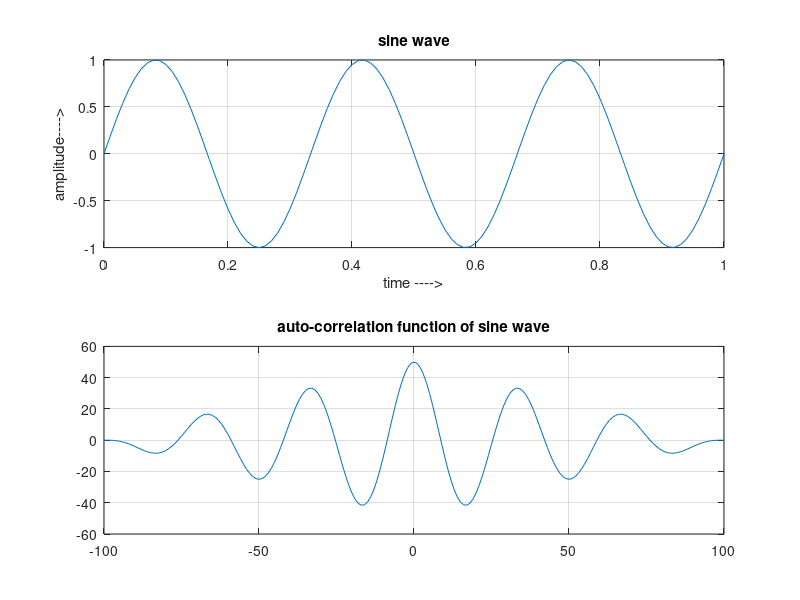
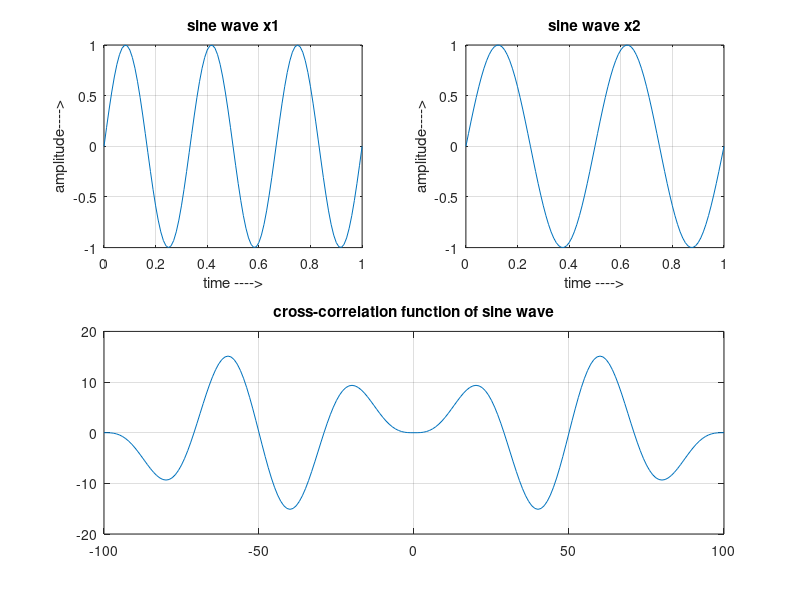

The MATLAB script that drew these images, in order:
clc; clear all; close all;
t=0:0.01:1;
f1=3;
x1=sin(2*pi*f1*t);
figure;
subplot(2,1,1);
plot(t,x1);
title('sine wave');
xlabel('time ---->');
ylabel('amplitude---->');
grid;
[rxx lag1]=xcorr(x1);
subplot(2,1,2);
plot(lag1,rxx);
grid;
title('auto-correlation function of sine wave');
figure;
subplot(2,2,1);
plot(t,x1);
title('sine wave x1');
xlabel('time ---->');
ylabel('amplitude---->');
grid;
f2=2;
x2=sin(2*pi*f2*t);
subplot(2,2,2);
plot(t,x2);
title('sine wave x2');
xlabel('time ---->');,ylabel('amplitude---->');
grid;
[cxx lag2]=xcorr(x1,x2);
subplot(2,2,[3,4]);
plot(lag2,cxx);
grid;
title('cross-correlation function of sine wave');
